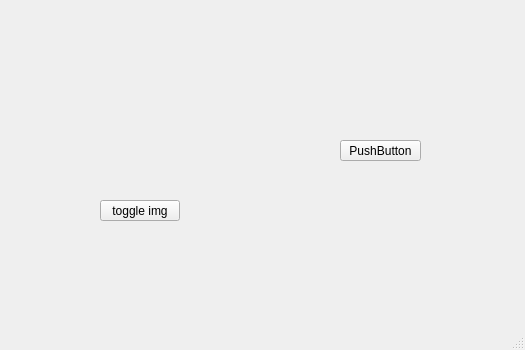
<?xml version="1.0" encoding="UTF-8"?>
<ui version="4.0">
 <class>MainWindow</class>
 <widget class="QMainWindow" name="MainWindow">
  <property name="enabled">
   <bool>true</bool>
  </property>
  <property name="geometry">
   <rect>
    <x>0</x>
    <y>0</y>
    <width>525</width>
    <height>350</height>
   </rect>
  </property>
  <property name="windowTitle">
   <string>MainWindow</string>
  </property>
  <widget class="QWidget" name="centralwidget">
   <widget class="QLabel" name="bht">
    <property name="enabled">
     <bool>true</bool>
    </property>
    <property name="geometry">
     <rect>
      <x>90</x>
      <y>90</y>
      <width>101</width>
      <height>101</height>
     </rect>
    </property>
    <property name="toolTip">
     <string>haja</string>
    </property>
    <property name="text">
     <string extracomment="test"/>
    </property>
    <property name="textFormat">
     <enum>Qt::AutoText</enum>
    </property>
    <property name="pixmap">
     <pixmap resource="logo.qrc">:/boggler/bht.png</pixmap>
    </property>
    <property name="scaledContents">
     <bool>false</bool>
    </property>
    <property name="wordWrap">
     <bool>false</bool>
    </property>
   </widget>
   <widget class="QPushButton" name="toggleButton">
    <property name="geometry">
     <rect>
      <x>100</x>
      <y>200</y>
      <width>80</width>
      <height>21</height>
     </rect>
    </property>
    <property name="text">
     <string>toggle img</string>
    </property>
   </widget>
   <widget class="QWidget" name="gridLayoutWidget">
    <property name="geometry">
     <rect>
      <x>270</x>
      <y>130</y>
      <width>51</width>
      <height>41</height>
     </rect>
    </property>
    <layout class="QGridLayout" name="gridLayout"/>
   </widget>
   <widget class="QPushButton" name="pushButton">
    <property name="geometry">
     <rect>
      <x>340</x>
      <y>140</y>
      <width>81</width>
      <height>21</height>
     </rect>
    </property>
    <property name="text">
     <string>PushButton</string>
    </property>
   </widget>
  </widget>
  <widget class="QMenuBar" name="menubar">
   <property name="geometry">
    <rect>
     <x>0</x>
     <y>0</y>
     <width>525</width>
     <height>20</height>
    </rect>
   </property>
  </widget>
  <widget class="QStatusBar" name="statusbar"/>
 </widget>
 <resources>
  <include location="logo.qrc"/>
 </resources>
 <connections/>
</ui>
